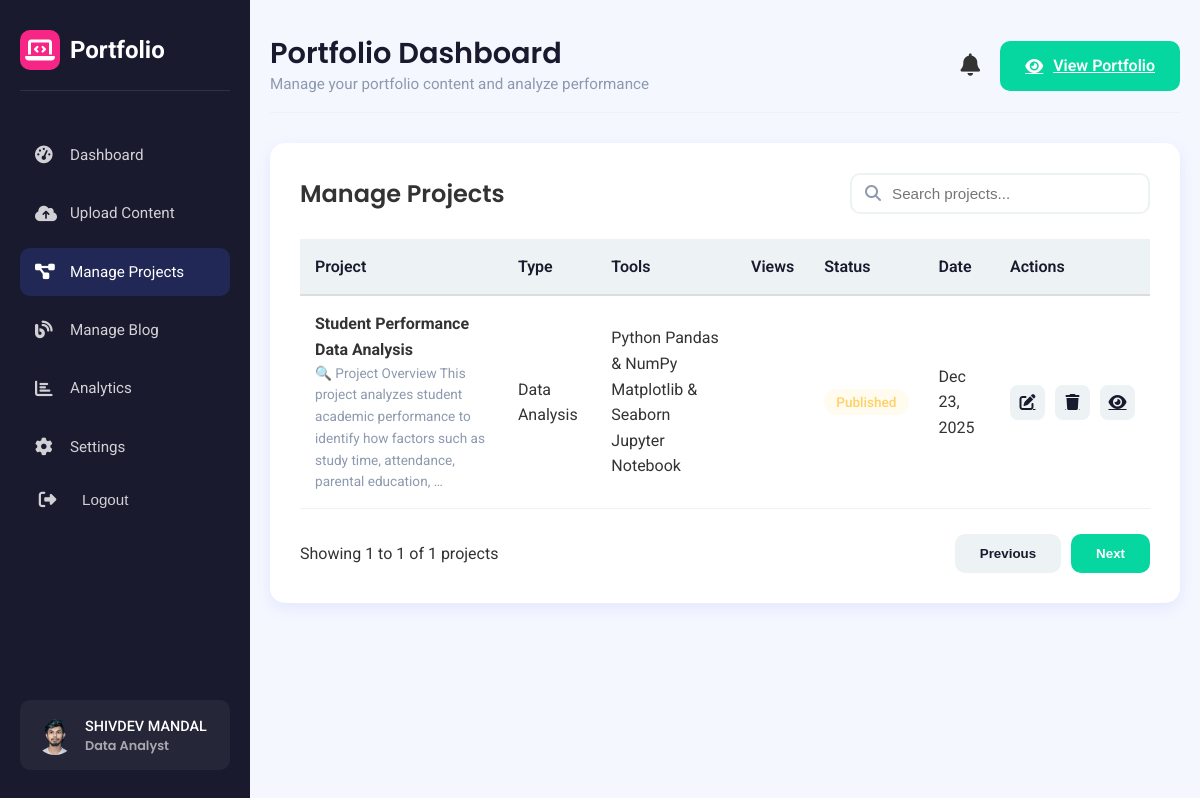
Page /dashboard/projects/ (signed in) on the committed database.
### dashboard/models.py (models this page shows, shortened)
class PortfolioSettings(models.Model):
    user = models.OneToOneField(User, on_delete=models.CASCADE)
    profile_picture = models.ImageField(upload_to='profiles/', blank=True, null=True)
    first_name = models.CharField(max_length=100, blank=True)
    last_name = models.CharField(max_length=100, blank=True)
    professional_title = models.CharField(max_length=255, blank=True, null=True)
    bio = models.TextField(blank=True)
    skills = models.CharField(max_length=500, blank=True)
    location = models.CharField(max_length=100, blank=True)
    contact_email = models.EmailField(blank=True)
    contact_phone = models.CharField(max_length=30, blank=True)
    github_link = models.URLField(blank=True)
    linkedin_link = models.URLField(blank=True)
    twitter_link = models.URLField(blank=True)
    instagram_link = models.URLField(blank=True)
    theme_color = models.CharField(
        max_length=7,
        choices=[
            ('#4361ee', 'Blue'),
            ('#3a0ca3', 'Purple'),
            ('#f72585', 'Pink'),
            ('#06d6a0', 'Teal'),
            ('#1a1a2e', 'Navy'),
        ],
        default='#4361ee'
    )

class Project(models.Model):
    title = models.CharField(max_length=200)
    description = models.TextField()
    project_type = models.CharField(max_length=50, choices=[
        ('dashboard', 'Dashboard'),
        ('analysis', 'Data Analysis'),
        ('visualization', 'Data Visualization'),
        ('machine-learning', 'Machine Learning'),
        ('business-intelligence', 'Business Intelligence'),
    ])
    tools = models.CharField(max_length=500, blank=True, help_text="Comma-separated")
    image = models.ImageField(upload_to='project_images/', blank=True, null=True)
    live_link = models.URLField(blank=True)
    code_link = models.URLField(blank=True)
    author = models.ForeignKey(User, on_delete=models.CASCADE)
    created_at = models.DateTimeField(auto_now_add=True)
    @property
    def tools_list(self):
        if self.tools:
            return [tool.strip() for tool in self.tools.split(',') if tool.strip()]
        return []

### dashboard/views.py (the view)
# urls.py: path('projects/', views.manage_projects, name='manage_projects'),
@login_required
def manage_projects(request):
    settings, created = PortfolioSettings.objects.get_or_create(user=request.user)
    project_list = Project.objects.all().order_by('-created_at')
    paginator = Paginator(project_list, 10)
    page_number = request.GET.get('page')
    page_obj = paginator.get_page(page_number)
    context = {
        'settings': settings,
        'active_menu': 'projects',
        'projects': page_obj,
        'page_obj': page_obj,
        'paginator': paginator,
    }
    return render(request, 'dashboard/projects_list.html', context)

### dashboard/templates/dashboard/projects_list.html (shortened to what this page needs)
{% extends 'dashboard/base.html' %}
{% load static %}
{% load humanize %}
{% block section %}
<div class="dashboard-section" id="projectsSection">
    <div class="content-table-container">
        <div class="table-header">
            <h2>Manage Projects</h2>
            <div class="search-box">
                <i class="fas fa-search"></i>
                <input type="text" placeholder="Search projects..." id="projectSearch">
            </div>
        </div>
        <div class="table-responsive">
            <table>
                <thead>
                    <tr>
                        <th>Project</th>
                        <th>Type</th>
                        <th>Tools</th>
                        <th>Views</th>
                        <th>Status</th>
                        <th>Date</th>
                        <th>Actions</th>
                    </tr>
                </thead>
                <tbody id="projectTableBody">
                    {% for project in projects %}
                    <tr>
                        <td>
                            <strong>{{ project.title }}</strong>
                            <div style="font-size: 0.85rem; color: var(--gray);">
                                {{ project.description|truncatewords:20 }}
                            </div>
                        </td>
                        <td>{{ project.get_project_type_display }}</td>
                        <td>
                            <div class="tools-container">
                                {% if project.tools %}
                                    {% for tool in project.tools_list %}
                                        <span class="tool-tag">{{ tool }}</span>
                                    {% endfor %}
                                {% else %}
                                    <span style="color: var(--gray); font-style: italic;">No tools</span>
                                {% endif %}
                            </div>
                        </td>
                        <td>{{ project.views|intcomma }}</td>
                        <td>
                            <span class="status {% if project.status == 'published' %}published{% else %}draft{% endif %}">
                                {{ project.get_status_display|default:"Published" }}
                            </span>
                        </td>
                        <td>{{ project.created_at|date:"M d, Y" }}</td>
                        <td>
                            <div class="table-actions">
                                <a href="#" class="action-btn edit" title="Edit">
                                    <i class="fas fa-edit"></i>
                                </a>
                                <a href="#" class="action-btn delete" title="Delete" onclick="return confirm('Delete this project?')">
                                    <i class="fas fa-trash"></i>
                                </a>
                                <a href="#" class="action-btn view" title="View" target="_blank">
                                    <i class="fas fa-eye"></i>
                                </a>
                            </div>
                        </td>
                    </tr>
                    {% empty %}
                    <tr>
                        <td colspan="7" style="text-align: center; padding: 40px; color: var(--gray);">
                            No projects yet. Go to Upload Content to add one!
                        </td>
                    </tr>
                    {% endfor %}
                </tbody>
            </table>
        </div>
        <div style="display: flex; justify-content: space-between; margin-top: 25px; align-items: center;">
            <div>
                Showing {{ page_obj.start_index }} to {{ page_obj.end_index }} of {{ paginator.count }} projects
            </div>
            <div style="display: flex; gap: 10px;">
                {% if page_obj.has_previous %}
                    <a href="?page={{ page_obj.previous_page_number }}" class="btn btn-secondary">
                        <i class="fas fa-chevron-left"></i> Previous
                    </a>
                {% else %}
                    <button class="btn btn-secondary" disabled>Previous</button>
                {% endif %}
                {% if page_obj.has_next %}
                    <a href="?page={{ page_obj.next_page_number }}" class="btn btn-primary">
                        Next <i class="fas fa-chevron-right"></i>
                    </a>
                {% else %}
                    <button class="btn btn-primary" disabled>Next</button>
                {% endif %}
            </div>
        </div>
    </div>
</div>
{% endblock %}

### dashboard/templates/dashboard/base.html (shortened to what this page needs)
{% load static %}
<!DOCTYPE html>
<html lang="en">
<head>
    <link rel="stylesheet" href="https://cdnjs.cloudflare.com/ajax/libs/font-awesome/6.4.0/css/all.min.css">
    <link rel="stylesheet" href="https://cdn.jsdelivr.net/npm/bootstrap-icons@1.11.3/font/bootstrap-icons.css">
    <link rel="stylesheet" href="{% static 'css/style.css' %}">
</head>
<body>
    <div class="dashboard-container">
        <div class="sidebar" id="sidebar">
            <div class="logo">
                <div class="logo-icon">
                    <i class="fas fa-laptop-code"></i>
                </div>
                <span>Portfolio</span>
            </div>
            <ul class="sidebar-menu">
                <li>
                    <a href="{% url 'dashboard:dashboard' %}" class="{% if active_menu == 'dashboard' %}active{% endif %}">
                        <i class="fas fa-tachometer-alt"></i>
                        <span class="menu-text">Dashboard</span>
                    </a>
                </li>
                <li>
                    <a href="{% url 'dashboard:upload_content' %}" class="{% if active_menu == 'upload' %}active{% endif %}">
                        <i class="fas fa-cloud-upload-alt"></i>
                        <span class="menu-text">Upload Content</span>
                    </a>
                </li>
                <li>
                    <a href="{% url 'dashboard:manage_projects' %}" class="{% if active_menu == 'projects' %}active{% endif %}">
                        <i class="fas fa-project-diagram"></i>
                        <span class="menu-text">Manage Projects</span>
                    </a>
                </li>
                <li>
                    <a href="{% url 'dashboard:manage_blog_posts' %}" class="{% if active_menu == 'blog' %}active{% endif %}">
                        <i class="fas fa-blog"></i>
                        <span class="menu-text">Manage Blog</span>
                    </a>
                </li>
                <li>
                    <a href="{% url 'dashboard:blog_analytics' %}" class="{% if active_menu == 'analytics' %}active{% endif %}">
                        <i class="fas fa-chart-bar"></i>
                        <span class="menu-text">Analytics</span>
                    </a>
                </li>
                <li>
                    <a href="{% url 'dashboard:portfolio_settings' %}" class="{% if active_menu == 'settings' %}active{% endif %}">
                        <i class="fas fa-cog"></i>
                        <span class="menu-text">Settings</span>
                    </a>
                </li>
                <li>
                    <form method="post" action="{% url 'dashboard:logout' %}">
                        <button type="submit" style="
                            border:none;
                            background:none;
                            cursor:pointer; display:flex;
                            align-items:center;
                            gap:12px; width:100%;
                            padding:10px 15px;
                            color: #cfd1d5;
                            border-radius: 10px;
                            "
                            onmouseover="this.style.backgroundColor='rgba(67, 97, 238)';"
                            onmouseout="this.style.backgroundColor='transparent';">
                            <i class="fas fa-sign-out-alt"></i>
                            <span class="menu-text">Logout</span>
                        </button>
                    </form>
                </li>
            </ul>
            <div class="sidebar-footer">
                <div class="user-info">
                    <div class="user-avatar">
                        {% if settings.profile_picture %}
                            <img src="{{ settings.profile_picture.url }}" alt="User">
                        {% else %}
                            <img src="{% static 'images/default-avatar.png' %}" alt="User">
                        {% endif %}
                    </div>
                    <div>
                        <div class="user-name">{{ request.user.get_full_name|default:request.user.username }}</div>
                        <div class="user-role">
                            {% if settings.professional_title %}
                                <h4>{{ settings.professional_title }}</h4>
                            {% endif %}
                        </div>
                    </div>
                </div>
            </div>
        </div>
        <div class="main-content">
                <div class="header">
                    <div class="page-title">
                        <h1>Portfolio Dashboard</h1>
                        <p>{{ page_description|default:"Manage your portfolio content and analyze performance" }}</p>
                    </div>
                    <div class="header-actions">
                        <button class="notification-btn" id="notificationBtn">
                            <i class="fas fa-bell"></i>
                        </button>
                        <a href="{% url 'dashboard:profile_view' %}" class="btn btn-primary" target="_blank">
                            <i class="fas fa-eye"></i>
                            View Portfolio
                        </a>
                    </div>
                </div>
            {% block section %}
            {% endblock %}
        </div>
    </div>
</body>
</html>

### rows in the picture
PortfolioSettings: profile_picture (picture), professional_title "Data Analyst"
Project: title "Student Performance Data Analysis", description "🔍 Project Overview This project analyzes student academic performance to identify how factors such as study time, attendance, parental education, …", project_type "Data Analysis", tools_list "Python" "Pandas & NumPy" "Matplotlib & Seaborn" "Jupyter Notebook", status "Published", created_at "Dec 23, 2025"

### other values in the picture
{{ request.user.get_full_name|default:request.user.username }} "SHIVDEV MANDAL"
{{ page_obj.start_index }} "1"
{{ page_obj.end_index }} "1"
{{ paginator.count }} "1"
